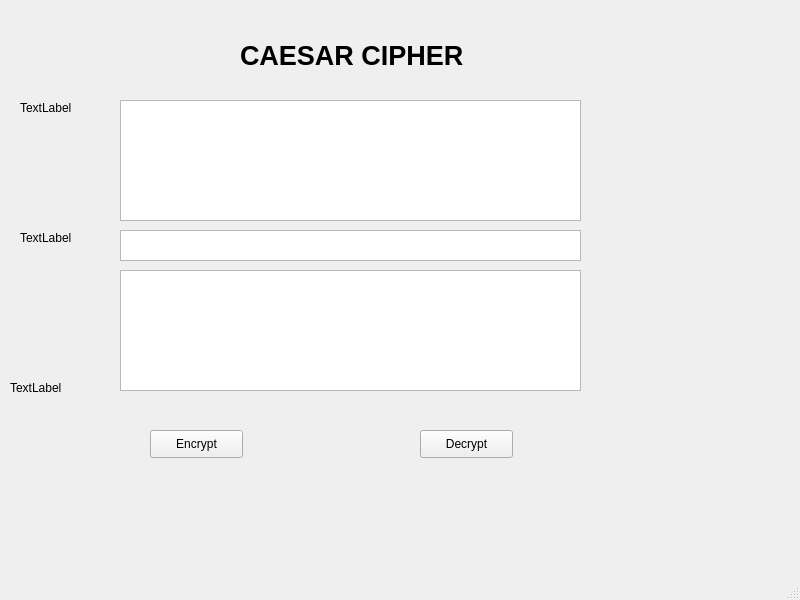
<?xml version="1.0" encoding="UTF-8"?>
<ui version="4.0">
 <class>MainWindow</class>
 <widget class="QMainWindow" name="MainWindow">
  <property name="geometry">
   <rect>
    <x>0</x>
    <y>0</y>
    <width>800</width>
    <height>600</height>
   </rect>
  </property>
  <property name="windowTitle">
   <string>MainWindow</string>
  </property>
  <widget class="QWidget" name="centralwidget">
   <widget class="QLabel" name="label">
    <property name="geometry">
     <rect>
      <x>240</x>
      <y>30</y>
      <width>311</width>
      <height>51</height>
     </rect>
    </property>
    <property name="font">
     <font>
      <pointsize>20</pointsize>
      <weight>75</weight>
      <bold>true</bold>
     </font>
    </property>
    <property name="text">
     <string>CAESAR CIPHER</string>
    </property>
   </widget>
   <widget class="QLabel" name="label_2">
    <property name="geometry">
     <rect>
      <x>20</x>
      <y>100</y>
      <width>55</width>
      <height>16</height>
     </rect>
    </property>
    <property name="text">
     <string>TextLabel</string>
    </property>
   </widget>
   <widget class="QLabel" name="label_3">
    <property name="geometry">
     <rect>
      <x>20</x>
      <y>230</y>
      <width>55</width>
      <height>16</height>
     </rect>
    </property>
    <property name="text">
     <string>TextLabel</string>
    </property>
   </widget>
   <widget class="QLabel" name="label_4">
    <property name="geometry">
     <rect>
      <x>10</x>
      <y>380</y>
      <width>55</width>
      <height>16</height>
     </rect>
    </property>
    <property name="text">
     <string>TextLabel</string>
    </property>
   </widget>
   <widget class="QTextEdit" name="txt_plain_text">
    <property name="geometry">
     <rect>
      <x>120</x>
      <y>100</y>
      <width>461</width>
      <height>121</height>
     </rect>
    </property>
   </widget>
   <widget class="QTextEdit" name="txt_cipher_text">
    <property name="geometry">
     <rect>
      <x>120</x>
      <y>270</y>
      <width>461</width>
      <height>121</height>
     </rect>
    </property>
   </widget>
   <widget class="QPushButton" name="btn_encrypt">
    <property name="geometry">
     <rect>
      <x>150</x>
      <y>430</y>
      <width>93</width>
      <height>28</height>
     </rect>
    </property>
    <property name="text">
     <string>Encrypt</string>
    </property>
   </widget>
   <widget class="QPushButton" name="btn_decrypt">
    <property name="geometry">
     <rect>
      <x>420</x>
      <y>430</y>
      <width>93</width>
      <height>28</height>
     </rect>
    </property>
    <property name="text">
     <string>Decrypt</string>
    </property>
   </widget>
   <widget class="QTextEdit" name="txt_key_text">
    <property name="geometry">
     <rect>
      <x>120</x>
      <y>230</y>
      <width>461</width>
      <height>31</height>
     </rect>
    </property>
   </widget>
  </widget>
  <widget class="QMenuBar" name="menubar">
   <property name="geometry">
    <rect>
     <x>0</x>
     <y>0</y>
     <width>800</width>
     <height>26</height>
    </rect>
   </property>
  </widget>
  <widget class="QStatusBar" name="statusbar"/>
 </widget>
 <resources/>
 <connections/>
</ui>
